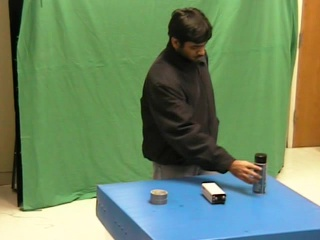
#> input picture ResizedData3/a.jpg, 320 x 240 px; its folder holds only this picture in this run
$ python getnegatives.py
#> lines starting #> are read from the running program, lines starting #| are printed output that depends on the picture
### helpers.py
import imutils

# [17 lines left out: function pyramid, not called in this run]

def sliding_window(image, stepSize, windowSize):
	for y in range(0, image.shape[0], stepSize):
		for x in range(0, image.shape[1], stepSize):
			yield (x, y, image[y:y + windowSize[1], x:x + windowSize[0]])

### getnegatives.py
from helpers import sliding_window
import cv2
from pathlib import Path
from PIL import Image

pathlist = Path('./ResizedData3/').glob('**/*.jpg')
j = 0

for path in pathlist:
    path_in_str = str(path)
    image = cv2.imread(path_in_str)
#> image is the input picture: shape (240, 320, 3); mean B, G, R 101.8, 137.4, 109

    for (x, y, window) in sliding_window(image, stepSize=40, windowSize=(40, 40)):
        if window.shape[0] != 40 or window.shape[1] != 40:
            continue

        im = Image.fromarray(window)
        im.save('./cropdata/6/'+str(j)+'.jpg')
        j += 1
#> this loop made 48 passes
#> (x, y) on passes 1 to 12: (0, 0), (40, 0), (80, 0), (120, 0), (160, 0), (200, 0), (240, 0), (280, 0), (0, 40), (40, 40), (80, 40), (120, 40)
#> pass 1, `im = Image.fromarray(window)`:
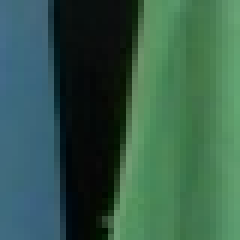
#> im: PIL image 40x40 RGB (shown 6 times larger); mean R, G, B 54.2, 92.7, 75.1
#> pass 2, `im = Image.fromarray(window)`:
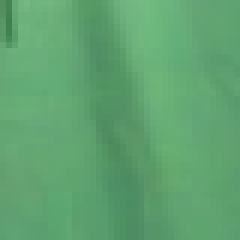
#> im: PIL image 40x40 RGB (shown 6 times larger); mean R, G, B 95.8, 162.9, 112.4
#> pass 3, `im = Image.fromarray(window)`:
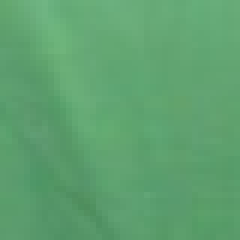
#> im: PIL image 40x40 RGB (shown 6 times larger); mean R, G, B 94.5, 161.5, 111.6
#> after the loop:
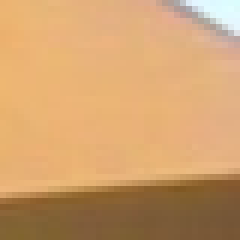
#> im: PIL image 40x40 RGB (shown 6 times larger); mean R, G, B 207.4, 160.4, 109.6
#> after the loop, j = 48

$ run again, on ResizedData3/b.jpg
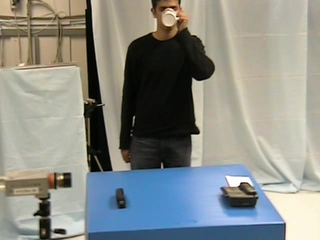
#> input picture ResizedData3/b.jpg, 320 x 240 px
#> image is the input picture: shape (240, 320, 3); mean B, G, R 135.2, 140.8, 138
#> the loop `for (x, y, window) in sliding_window(image, stepSize=40, windowSize=(4..` made 48 passes
#> (x, y) on passes 1 to 8: (0, 0), (40, 0), (80, 0), (120, 0), (160, 0), (200, 0), (240, 0), (280, 0)
#> pass 1, `im = Image.fromarray(window)`:
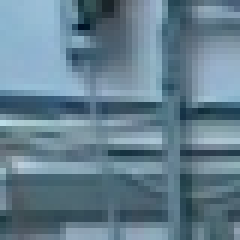
#> im: PIL image 40x40 RGB (shown 6 times larger); mean R, G, B 100.6, 127.5, 143.2
#> after the loop `for (x, y, window) in sliding_window(image, stepSize=40, windowSize=(4..`:
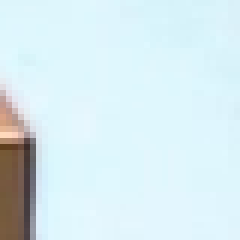
#> im: PIL image 40x40 RGB (shown 6 times larger); mean R, G, B 215.2, 234.5, 239.6
#> after the loop `for (x, y, window) in sliding_window(image, stepSize=40, windowSize=(4..`: j = 48

$ run again, on ResizedData3/bb.jpg
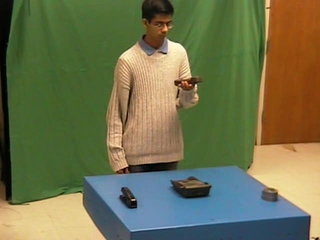
#> input picture ResizedData3/bb.jpg, 320 x 240 px
#> image is the input picture: shape (240, 320, 3); mean B, G, R 77, 112.9, 109.9
#> the loop `for (x, y, window) in sliding_window(image, stepSize=40, windowSize=(4..` made 48 passes
#> (x, y) on passes 1 to 8: (0, 0), (40, 0), (80, 0), (120, 0), (160, 0), (200, 0), (240, 0), (280, 0)
#> pass 1, `im = Image.fromarray(window)`:
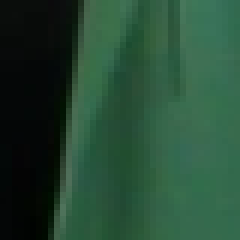
#> im: PIL image 40x40 RGB (shown 6 times larger); mean R, G, B 38, 73.2, 52.3
#> after the loop `for (x, y, window) in sliding_window(image, stepSize=40, windowSize=(4..`:
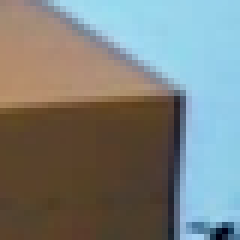
#> im: PIL image 40x40 RGB (shown 6 times larger); mean R, G, B 123.4, 128.6, 125.3
#> after the loop `for (x, y, window) in sliding_window(image, stepSize=40, windowSize=(4..`: j = 48

$ run again, on ResizedData3/bbb.jpg
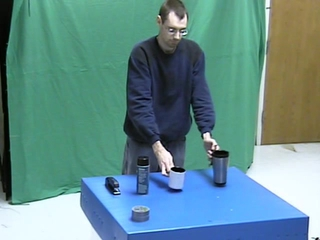
#> input picture ResizedData3/bbb.jpg, 320 x 240 px
#> image is the input picture: shape (240, 320, 3); mean B, G, R 140.3, 140.4, 98.9
#> the loop `for (x, y, window) in sliding_window(image, stepSize=40, windowSize=(4..` made 48 passes
#> (x, y) on passes 1 to 8: (0, 0), (40, 0), (80, 0), (120, 0), (160, 0), (200, 0), (240, 0), (280, 0)
#> pass 1, `im = Image.fromarray(window)`:
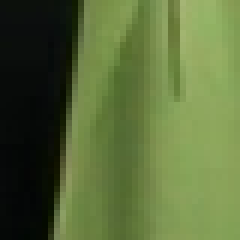
#> im: PIL image 40x40 RGB (shown 6 times larger); mean R, G, B 89.5, 107.1, 57.8
#> after the loop `for (x, y, window) in sliding_window(image, stepSize=40, windowSize=(4..`:
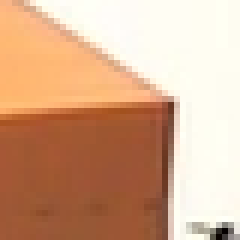
#> im: PIL image 40x40 RGB (shown 6 times larger); mean R, G, B 213.1, 170.9, 141.4
#> after the loop `for (x, y, window) in sliding_window(image, stepSize=40, windowSize=(4..`: j = 48

$ run again, on ResizedData3/aa.jpg
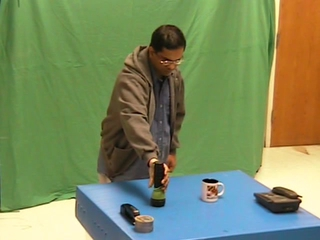
#> input picture ResizedData3/aa.jpg, 320 x 240 px
#> image is the input picture: shape (240, 320, 3); mean B, G, R 96.2, 139, 123.3
#> the loop `for (x, y, window) in sliding_window(image, stepSize=40, windowSize=(4..` made 48 passes
#> (x, y) on passes 1 to 8: (0, 0), (40, 0), (80, 0), (120, 0), (160, 0), (200, 0), (240, 0), (280, 0)
#> after the loop `for (x, y, window) in sliding_window(image, stepSize=40, windowSize=(4..`:
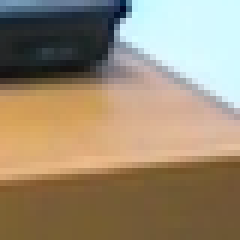
#> im: PIL image 40x40 RGB (shown 6 times larger); mean R, G, B 154.3, 138.2, 114.6
#> after the loop `for (x, y, window) in sliding_window(image, stepSize=40, windowSize=(4..`: j = 48
